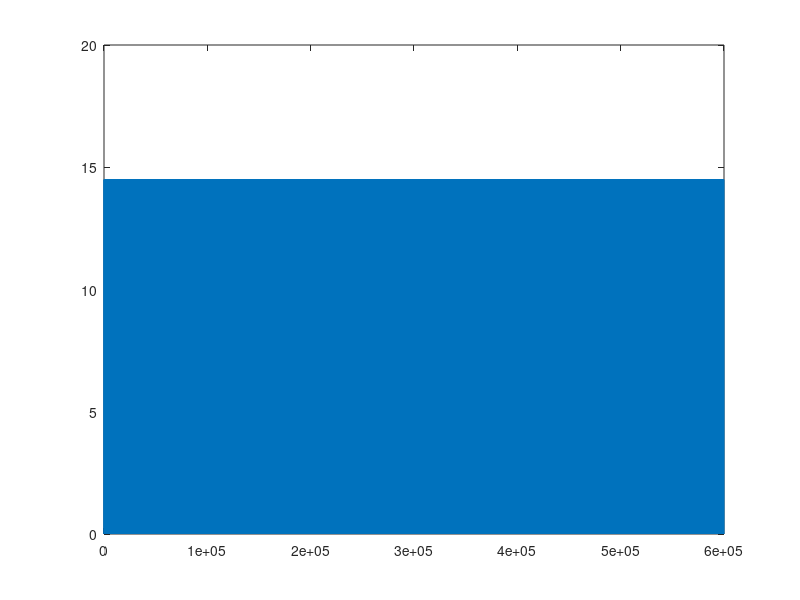
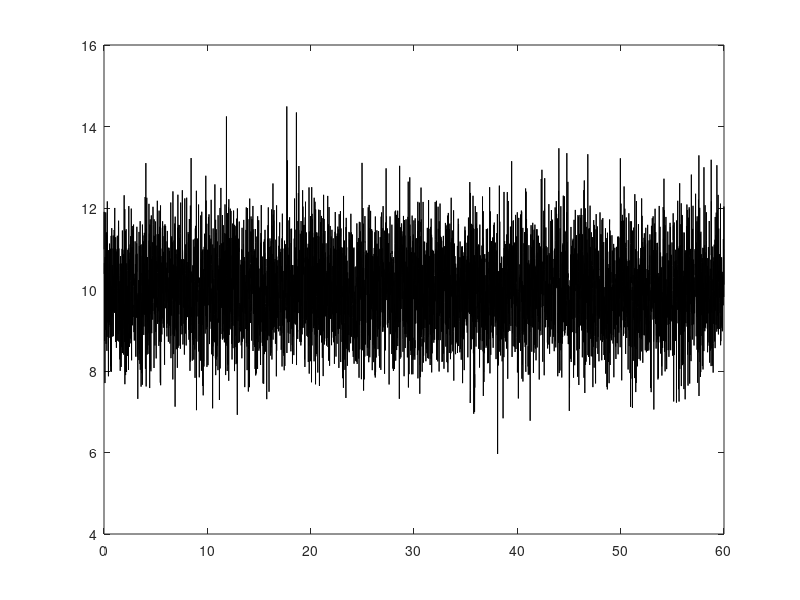
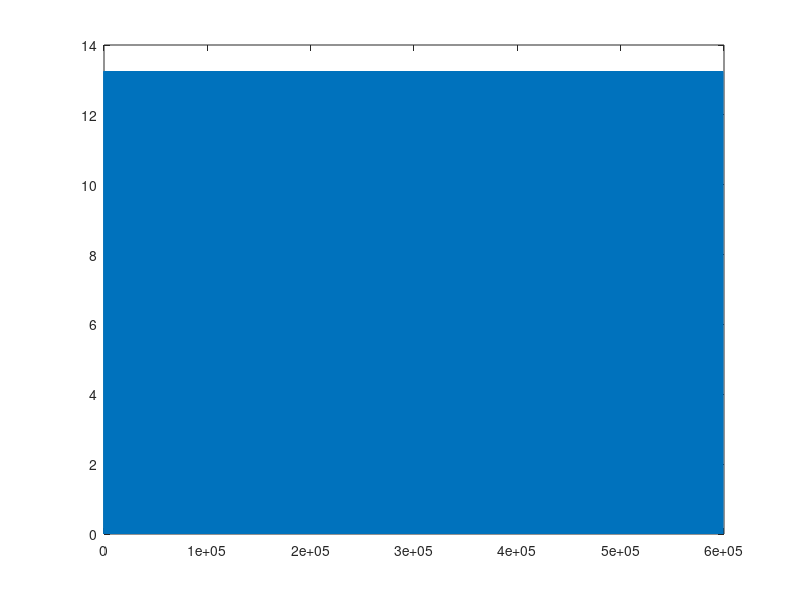
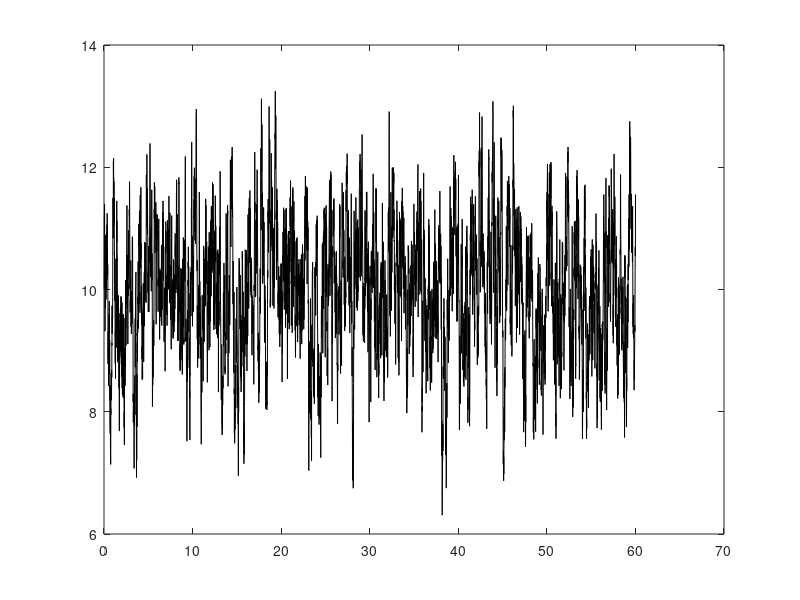

Recreate these plots in MATLAB, in order. (Note: this script raises an error after producing the figures.)
T = 60; % sec
dt = 0.1; % msec
Fs_DBS = 100; % Hz
mu_ISI = 1e3*1/Fs_DBS; % (10 msec eq. = 100 Hz)
std_ISI = 0.1*mu_ISI;
stim = zeros(floor(T/dt * 1e3),1);

threshold_min_ISI = 2;% msec the timing of two consecutive pulses cannot be less than 2 msec
num_pulse = T*Fs_DBS;
rand_ISI = randn(num_pulse,1);
ISI = mu_ISI + std_ISI*rand_ISI; % msec
ISI(ISI<=threshold_min_ISI) = threshold_min_ISI;
stim(floor(cumsum(ISI/dt))) = 1;
stim(floor(T/dt * 1e3):end) = 0; stim = stim(1:floor(T/dt * 1e3));

figure; plot(dt:T*1e3/dt,max(ISI)*stim)
%hold on, plot((1:length(ISI))/dt/1e3,ISI,'b')

figure; plot((1:length(ISI))/dt/1e3,ISI,'k')

%% USE OU Process
tau = 1; % msec
ISI_OU = ISI; 
inp_sig = zeros(size(ISI)); ETA = inp_sig;
N_tau = sqrt(2/tau);
k=1;
for t = dt:dt:T/dt
    inp_sig(k+1) = rand_ISI(k);
    Einf = tau*N_tau*inp_sig(k)/sqrt(dt);
    ETA(k + 1) = Einf + (ETA(k) - Einf)*exp(-dt/tau);
    k = k+1;
end
ISI_OU = mu_ISI + std_ISI*ETA;
ISI_OU(ISI_OU<=threshold_min_ISI) = threshold_min_ISI;

stim_OU = zeros(floor(T/dt * 1e3),1);
stim_OU(floor(cumsum(ISI_OU/dt))) = 1;
stim_OU(floor(T/dt * 1e3):end) = 0; stim_OU = stim_OU(1:floor(T/dt * 1e3));

figure; plot(dt:T*1e3/dt,max(ISI_OU)*stim_OU)
%hold on, plot((1:length(ISI))/dt/1e3,ISI,'b')

figure; plot((1:length(ISI_OU))/dt/1e3,ISI_OU,'k')

%% Plot the PSD
figure; plot((1:length(ISI))/dt/1e3,ISI,'k')
hold on,
plot((1:length(ISI_OU))/dt/1e3,ISI_OU,'r')

Fs = 1/dt*1e3;
segmentLength = 500;
noverlap = 100;
[p_ISI,f] = pwelch(ISI,segmentLength,noverlap,[],Fs);
[p_ISI_OU,f] = pwelch(ISI_OU,segmentLength,noverlap,[],Fs);

figure;
plot(f,10*log10(p_ISI),'k')
hold on,
plot(f,10*log10(p_ISI_OU),'r')
%% PSD of the STIM
segmentLength = 5000;
noverlap = 200;
[p_stim,f] = pwelch(stim,segmentLength,noverlap,[],Fs);
[p_stim_OU,f] = pwelch(stim_OU,segmentLength,noverlap,[],Fs);

figure;
plot(f,10*log10(p_stim),'k')
hold on,
plot(f,10*log10(p_stim_OU),'r')